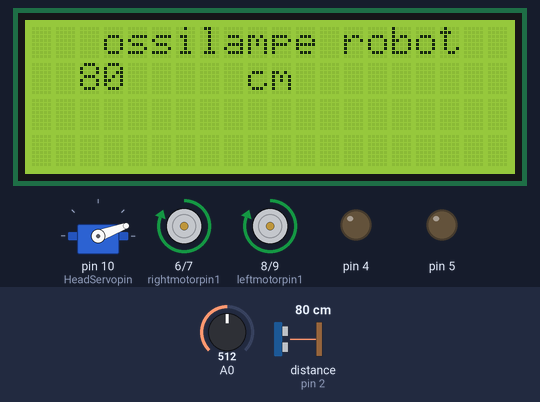
A sketch run on a simulated Arduino Uno, built with avr-gcc and run on an emulated ATmega328P. Shown: 20×4 character LCD, servo, motor-driver pin pairs drawn as motors (green arrow = first pin HIGH = forward, orange = second pin HIGH = backward, longer = more drive), output pins drawn as LEDs (lit = HIGH). Wiring (inferred from the names in the program): ultrasonic range finder: trigger pin 3; echo pin 2. Inputs (shaded band) come from the test bench; at power-on: distance to the obstacle (sensor on pin 2) 80 cm, A0 = 512. The echo pulse lasts 58.3 µs per cm; random numbers use the default seed unless the sketch sets one; pins used as bus, display or sensor lines are not drawn.

Above: at 2.1 s.
2.2 s: distance to the obstacle (sensor on pin 2) set to 34 cm
At 3.4 s:
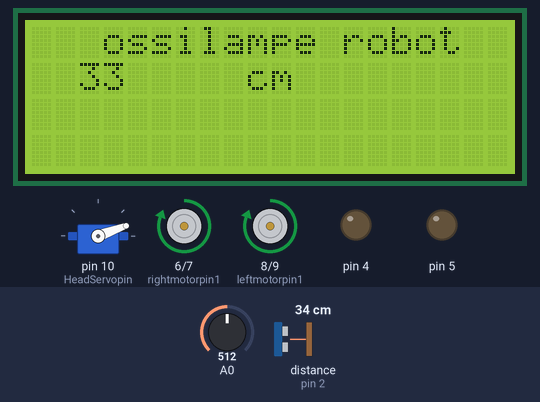
3.8 s: distance to the obstacle (sensor on pin 2) set to 28 cm
At 5.0 s:
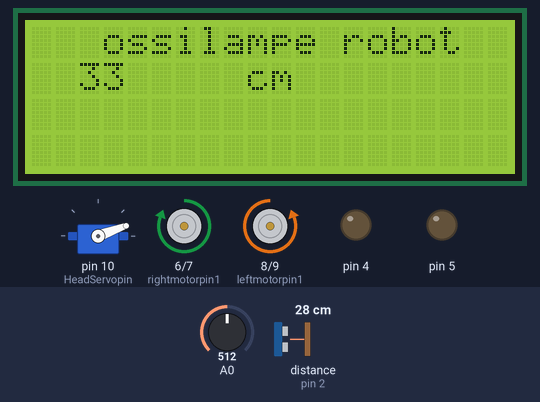
6.8 s: distance to the obstacle (sensor on pin 2) set to 250 cm
At 7.34 s:
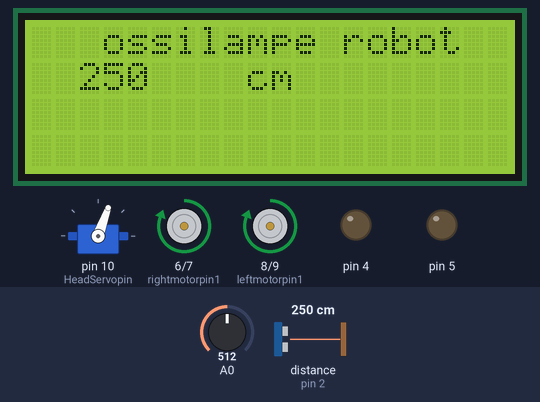
9.0 s: distance to the obstacle (sensor on pin 2) set to 2 cm
At 10.7 s:
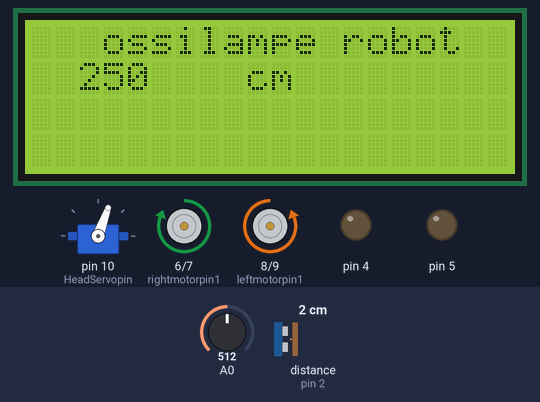
12.0 s: A0 set to 0
15.0 s: A0 set to 21
Timing chart, 0 to 17.7 s (numbered marks = the images above; inputs shaded):
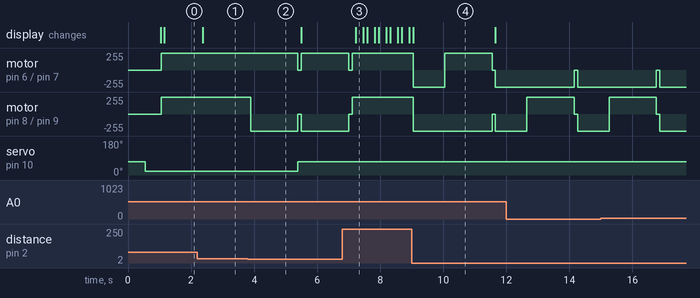

The sketch:

Robot_4wd_ino.ino
```cpp
#define DEBUG 0
#include <Servo.h>
#include <Wire.h>
#include <LiquidCrystal_I2C.h>

Servo headservo; // headservo
LiquidCrystal_I2C lcd(0x27,20,4);

// Constants
const int EchoPin = 2; // Ultrasonic signal input
const int TrigPin = 3; // Ultrasonic signal output
const int leftmotorpin1 =8; // signal input of Dc motor driven plate
const int leftmotorpin2 =9;
const int rightmotorpin1 = 6;
const int rightmotorpin2 = 7;
const int HeadServopin = 10; // signal input of headservo
const int Sharppin = 11; // infrared output
const int maxStart = 800; //run dec time

// Variables
int isStart = maxStart;

//start
int currDist = 0;

// distance
boolean running = false;


void setup()
{

  Serial.begin(9600); // Serial begin texting
  lcd.init();
  lcd.init();
  lcd.backlight();
  lcd.setCursor(3,0);
  lcd.print("ossilampe robot");


    //signal input port
    pinMode(EchoPin, INPUT);
    pinMode(Sharppin, INPUT);

    //signal output port
    for (int pinindex = 3; pinindex < 11; pinindex++)
  {
    pinMode(pinindex, OUTPUT); // set pins 3 to 10 as outputs
  }
     // headservo interface
    headservo.attach(HeadServopin);
    //start buffer movable head
    headservo.write(70);
    delay(400);
    headservo.write(20);
    delay(400);

}
   void loop()
{
    if(DEBUG)
  {
    Serial.print("running:");
    if(running)
  {

    Serial.println("true");
  }

  else
  {
    Serial.println("false");
  }
}

  if (isStart <= 0)
{
  if(running)
  {
  totalhalt();
  // stop!
  }
    int findsomebody = digitalRead(Sharppin);
    if(DEBUG)
    {
      Serial.print("findsomebody:");
      Serial.println(findsomebody);
    }

   if(findsomebody > 0)
   {
      isStart = maxStart;
   }
    delay(4000);
    return;
  }
    isStart--;
    delay(100);
    if(DEBUG)
    {
      Serial.print("isStart: ");
      Serial.println(isStart);


    }

      currDist = MeasuringDistance(); //measure front distance
      if(DEBUG)
      {
        Serial.print("Current Distance: ");
        Serial.println(currDist);

      }

  if(currDist > 30)
  {
    nodanger();
  }

    else if(currDist < 15)
    {
    backup();
    randTrun();
    }

    else
    {
    //whichway();
    randTrun();
    }
  }

    //measure distance, unit “cm”
    long MeasuringDistance()
    {
      lcd.setCursor(2,1);
      lcd.print(currDist);
      lcd.setCursor(9,1);
      lcd.print("cm");


    {
      long duration;
      pinMode(TrigPin, OUTPUT);//
      digitalWrite(TrigPin, LOW);
      delayMicroseconds(2);
      digitalWrite(TrigPin, HIGH);
      delayMicroseconds(2);
      digitalWrite(TrigPin, LOW);
      pinMode(EchoPin, INPUT);//
      duration = pulseIn(EchoPin, HIGH);
      return duration / 29 / 2;

    }
    }

  // forward
  void nodanger()
  {
    running = true;
    digitalWrite(leftmotorpin1, HIGH);
    digitalWrite(leftmotorpin2, LOW);
    digitalWrite(rightmotorpin1, HIGH);
    digitalWrite(rightmotorpin2, LOW);
    return;
  }
  //backward
  void backup()
  {
    running = true;
    digitalWrite(leftmotorpin1, LOW);
    digitalWrite(leftmotorpin2, HIGH);
    digitalWrite(rightmotorpin1, LOW);
    digitalWrite(rightmotorpin2, HIGH);
    delay(1000);
  }
  //choose way
  void whichway()
  {
    running = true;
    totalhalt();
    // first stop!


    headservo.write(20);
    delay(400);
    int lDist = MeasuringDistance(); // check left distance
    totalhalt();

    // probe recovering
    headservo.write(120); // turn the servo right
    delay(400);
    int rDist = MeasuringDistance();  // check right distance
    totalhalt();


    // probe recovering
    if(lDist < rDist)
    {
      body_lturn();
    }
      else
        {
          body_rturn();
        }
      return;
    }

    //remodulate to the original status mechanically
    void totalhalt()
    {
      digitalWrite(leftmotorpin1, HIGH);
      digitalWrite(leftmotorpin2, HIGH);
      digitalWrite(rightmotorpin1, HIGH);
      digitalWrite(rightmotorpin2, HIGH);
      headservo.write(70); // set servo to face forward
      running = false;
      return;
      delay(1000);
    }
    //turn left
    void body_lturn()
    {
      running = true;
      digitalWrite(leftmotorpin1, LOW);
      digitalWrite(leftmotorpin2, HIGH);
      digitalWrite(rightmotorpin1, HIGH);
      digitalWrite(rightmotorpin2, LOW);
      delay(1500);
      totalhalt();
    }
    //turn right
    void body_rturn()
    {
      running = true;
      digitalWrite(leftmotorpin1, HIGH);
      digitalWrite(leftmotorpin2, LOW);
      digitalWrite(rightmotorpin1, LOW);
      digitalWrite(rightmotorpin2, HIGH);
      delay(1500);
      totalhalt();
    }
    void randTrun()
    {
      long randNumber;
      randomSeed(analogRead(0));
      randNumber = random(0, 10);
      if(randNumber > 5)
      {
        body_rturn();
      }
    else
  {
    body_lturn();
  }
}
```

Measured:
- the behaviour switches between 32 and 31 cm on distance to the obstacle (sensor on pin 2) (found by bisection; images 1 and 2)
- after the input at 2.2 s, the display: changes after 0.17 s (image 1)
- after the input at 3.8 s, motor on pin 6 (rightmotorpin1) / pin 7 (rightmotorpin2): forward 255/255 → stopped after 1.6 s, → forward 255/255 0.11 s later; motor on pin 8 (leftmotorpin1) / pin 9 (leftmotorpin2): forward 255/255 → backward 255/255 after 0.09 s, → stopped 1.5 s later, → backward 255/255 0.11 s later
- after the input at 6.8 s, the display: changes after 0.42 s (image 3)
